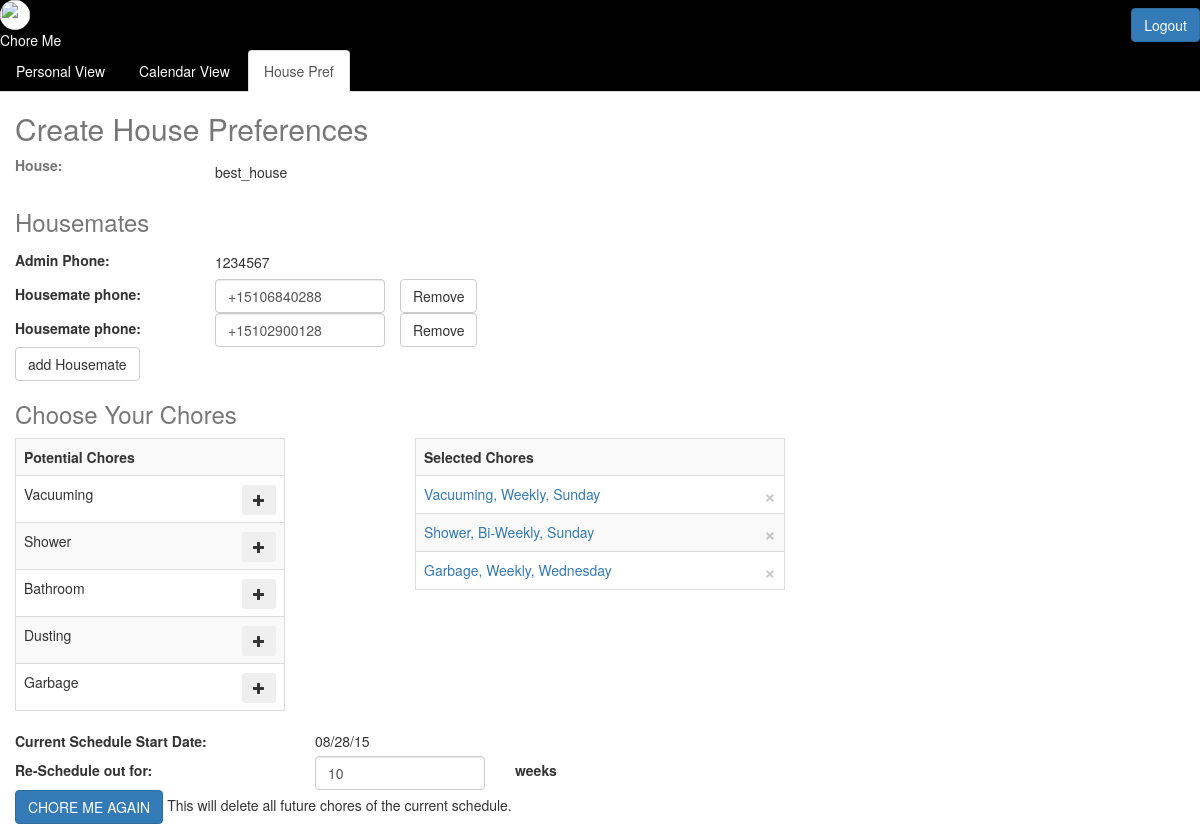
/create_house_pref (signed in), run on an earlier commit of the app's database.
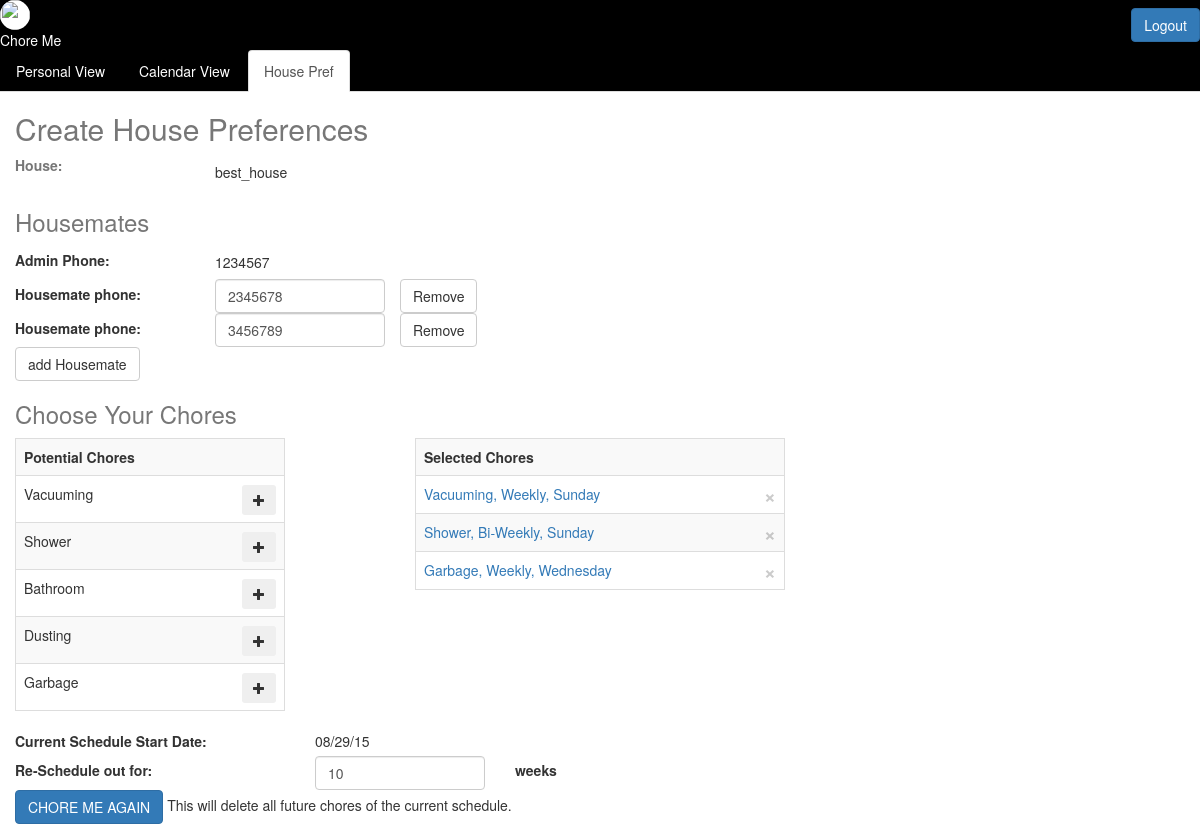
And on a later commit of the database.
### model.py (models this page shows, shortened)
class House(db.Model):
    __tablename__ = "house"
    id = db.Column(db.Integer, primary_key=True, autoincrement=True)
    name = db.Column(db.String(64), nullable=False, unique=True)
    start_date = db.Column(db.DateTime, nullable=False, default=datetime.now())
    num_weeks = db.Column(db.Integer, nullable=False)

class User(db.Model):
    __tablename__ = "user"
    id = db.Column(db.Integer, primary_key=True, autoincrement=True)
    house_id = db.Column(db.Integer, db.ForeignKey('house.id'), nullable=True)
    username = db.Column(db.String(64), nullable=True, unique=True)
    password = db.Column(db.String(64), nullable=True)
    phone = db.Column(db.String(12), nullable=False)
    is_admin = db.Column(db.Boolean, nullable=False, default=False)
    house = db.relationship("House",
                           backref=db.backref("users", order_by=id))

class Chore(db.Model):
    __tablename__ = "chore"
    id = db.Column(db.Integer, primary_key=True, autoincrement=True)
    name = db.Column(db.String(64), nullable=False)
    icon = db.Column(db.String(500), nullable=True)  #500 limit in case i want to do img urls and they are long

class HouseChore(db.Model):
    __tablename__ = "house_chore"
    id = db.Column(db.Integer, primary_key=True, autoincrement=True)
    house_id = db.Column(db.Integer, db.ForeignKey('house.id'), nullable=True)
    chore_id = db.Column(db.Integer, db.ForeignKey('chore.id'), nullable=False)
    day = db.Column(db.String(9), nullable=False)
    week_freq = db.Column(db.Integer, nullable=False)
    house = db.relationship("House",
                           backref=db.backref("house_chores", order_by=id))
    chore = db.relationship("Chore",
                           backref=db.backref("house_chores", order_by=id))

### server.py (the view)
@app.route("/create_house_pref", methods=['POST','GET'])
def create_house_pref():
    chore_objs = Chore.query.all()
    admin_phone = User.query.get(session['user_id']).phone
    try:
        session["house_id"]
        house_name = House.query.get(session["house_id"]).name
        admin_phone = User.query.filter(User.house_id==session['house_id'], User.is_admin==1).one().phone
        housemates_list = User.query.filter(User.house_id==session['house_id'], User.is_admin==0).all()
        housechores_list = HouseChore.query.filter(HouseChore.house_id==session['house_id']).all()
        house_start_date = House.query.get(session["house_id"]).start_date
        house_num_weeks = House.query.get(session["house_id"]).num_weeks
        return render_template('create_house_pref.html', chore_objs=chore_objs,
                                                         house_name=house_name,
                                                         admin_phone=admin_phone,
                                                         housemates_list=housemates_list,
                                                         housechores_list=housechores_list,
                                                         house_start_date=datetime.datetime.strftime(house_start_date, "%m/%d/%y"),
                                                         house_num_weeks=house_num_weeks
                                                         )
    except KeyError:
        pass
    except TypeError:
        pass
    return render_template('create_house_pref.html', chore_objs=chore_objs,
                                                     admin_phone=admin_phone)

### templates/create_house_pref.html (shortened to what this page needs)
{% extends 'base.html' %}
{% block content %}
	<form method="POST" name="house_pref_form" id="house_pref_form" class="form-signin">
		<h2 class="form-signin-heading text-muted">Create House Preferences</h2>
	    <div class="row">
	    	<div class="house-name">
		    	<label class="col-xs-2 control-label text-muted">House:</label>
		    	{% if house_name %}
			    	<p class="col-xs-6 form-control-static" name="house_name">
			    		{{ house_name }}
			    	</p>
		    	{% else %}
			    	<div class="col-xs-6">
			    		<input type="text" name="house_name" placeholder="Monkey House" required class="form-control">
			    	</div>
			    {% endif %}
			    <div class= "col-xs-4">
			    </div>
			</div>
		</div>
	    <h3 class="form-signin-heading text-muted">Housemates</h3>
	    <div class="row">
	    	<div class="admin-phone">
		    	<label class="col-xs-2 control-label">Admin Phone:</label>
		    	<p name="admin_phone" class="col-xs-6 form-control-static">{{ admin_phone }}</p>
		    </div>
		</div>
	    	<div id="phone-inputs">
	    		{% if house_name %}
	    			{% for housemate in housemates_list %}
	    				<div class="row housemate-phone">
		    				<label class="col-xs-2 control-label">Housemate phone:</label>
		    				<div class="col-xs-2">
		    					<input name="housemate_phone{{ loop.index }}" id="housemate_phone{{ loop.index }}" type="text" value="{{ housemate.phone }}" required class="form-control">
		    				</div>
		    				<button class="btn btn-default" name="remove_phone_button">Remove</button>
	    				</div>
	    			{% endfor %}
	    		{% endif %}
	    	</div>
	    	<button class="btn btn-default" id="add-phone-button" name="add-phone-button">add Housemate</button>
	    <h3 class="form-signin-heading text-muted">Choose Your Chores</h3>
	    	<div class="row">
	    		<div class="col-xs-3">
					<table class="table table-striped table-bordered">
						<tr>
							<th>Potential Chores</th>
						</tr>
					    {% for chore in chore_objs %}
						    <tr id="chore-potentials">
						    	<td>
						    		<div class="chore-potentials-row">
							    		<span>{{ chore.name }}</span>
							    		<button type="button" name= "add_chore_button" class="btn btn-sm add-chore-button glyphicon glyphicon-plus">
							    		</button>
							    	</div>
						    	</td>
						    </tr>
					    {% endfor %}
					</table>
				</div>
				<div class="col-xs-1"></div>
				<div class="col-xs-4">
					<table class="table table-striped table-bordered" id="chore-selected">
						{% set lookup = {
										1: "Weekly",
										2: "Bi-Weekly",
										3: "Every 3 Weeks",
										4: "Every 4 Weeks"
										}
						%}
						<tr>
							<th>Selected Chores</th>
						</tr>
						{% if house_name %}
							{% for house_chore in housechores_list %}
							<tr>
								<td>
									<a href= "#", data-target= '#myModal', data-toggle= 'modal', id= '{{ house_chore.chore.name }}', class= "housechore">
												{{ house_chore.chore.name }}, {{ lookup[house_chore.week_freq] }}, {{ house_chore.day }}
									</a>
									<button type="button" name= "remove_chore_button" class="close" aria-label="Close"><span aria-hidden="true">&times;</span></button>
								</td>
							</tr>
							{% endfor %}
						{% endif %}
					</table>
					</div>
			</div>
			{% if house_name %}
				<div class="row">
					<label class="col-xs-3 control-label">Current Schedule Start Date: </label>
					<div class="col-xs-2">
						<span class="form-control-static">{{ house_start_date }}</span>
					</div>
				</div>
				<div class="row">
					<div class="schedule-length">
						<div class="col-xs-3">
							<label class="control-label">Re-Schedule out for:</label>
						</div>
						<div class="col-xs-2">
							<input type="number" min="1" max="52" name="num_weeks" value="{{ house_num_weeks }}"required class="form-control">
						</div>
						<div class="col-xs-3">
							<label class="control-label">weeks</label>
						</div>
					</div>
				</div>
				<input type="submit" class="btn btn-primary" name="recreate_chores" onclick="document.pressed=this.value" value="CHORE ME AGAIN">
				This will delete all future chores of the current schedule.
				<br>
			{% endif %}
	</form>
{% endblock %}

### templates/base.html (shortened to what this page needs)
<!doctype html>
<html>
<head>
  <link href="https://maxcdn.bootstrapcdn.com/bootstrap/3.3.4/css/bootstrap.min.css" rel="stylesheet">
  <link rel="stylesheet" type="text/css" href="/static/css/styles.css">
</head>
<body>
  <div class="mypage-header">
    <div class="header-contents">
    <div>
      <img id="logo" class="img-circle" src="http://cdn.flaticon.com/png/256/40629.png">
      <div>Chore Me</div>
    </div>
      {% if session['user_id'] %}
      <input id="logout-button" class="btn btn-primary pull-right" type="button" onclick="location.href='/logout';" value="Logout">
      {% endif %}
    </div>
      {% if session['user_id'] %}
        <ul class="nav nav-tabs">
          <li role="presentation" id="personal_tab">
            <a class="nav-tab-item" href="/personal_view">Personal View
            </a>
          </li>
          <li role="presentation" id="calendar_tab">
            <a class="nav-tab-item" href="/calendar_view">Calendar View
            </a>
          </li>
          <li role="presentation" id="house_pref_tab">
            <a class="nav-tab-item" href='/create_house_pref'>House Pref
            </a>
          </li>
        </ul>
      {% endif %}
  </div>
  <div class="container-fluid">
  {% block content %} put your content here {% endblock %}
</div>
</body>
</html>

### static/css/styles.css (style rules this page uses)
#logo { background-color: white; height: 30px; width: 30px; }
.housemate-phone { display: flex; align-items: center; }
.mypage-header { margin: 0; background-color: black; color: white; }
.nav-tab-item { color: white; cursor: pointer; }
.header-contents { display: flex; align-items: center; justify-content: space-between; }
.chore-potentials-row { display: flex; justify-content: space-between; }
.schedule-length { display: flex; align-items: center; }
.admin-phone { display: flex; align-items: center; }
.house-name { display: flex; align-items: calendarter; }

What changed in the data, as far as the page shows it:
no longer on this page (row edited): User: phone "+15106840288"
no longer on this page (row edited): User: phone "+15102900128"
now on this page (row edited): User: phone "2345678"
now on this page (row edited): User: phone "3456789"
Also different on the page:
{{ house_start_date }}: "08/28/15" → "08/29/15"
